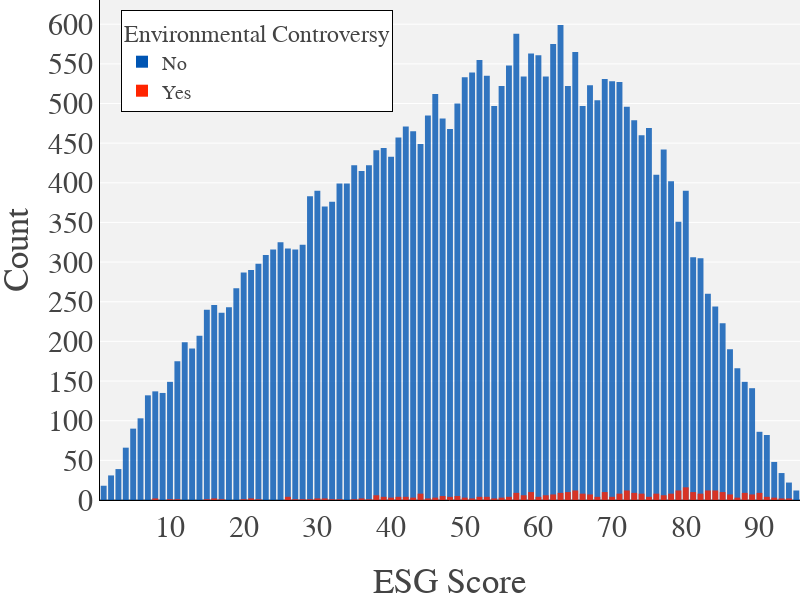

Write notebook code for a chart like this one.
### Code cell
# Plot Environmental Controversy by ESG Score
fig_environmental = px.bar(df_environmental_esg,y='ESG Controversies Score', x='ESG Score',
                           color='Environmental_controversy_binary', 
                           barmode = 'overlay', 
                           opacity=0.8, 
                           width=800, 
                           height=600)
#title='Environmental Controversy Count by ESG Scores', 

fig_environmental.update_yaxes(title = 'Count', dtick = 50)
fig_environmental.update_xaxes(title = 'ESG Score', dtick = 10)

fig_environmental.update_layout(legend_title="Environmental Controversy")

name_list = ['No', 'Yes']
for i,trace in enumerate (fig_environmental.data):
  trace.update(name=name_list[i])

fig_environmental.show()

fig_environmental.write_image("images/descriptives/environmental_by_esg_unlagged.png")

pio.write_image(fig_environmental, 'images/descriptives/environmental_by_esg_unlagged.png', scale=5, width=800, height=600)

### Figure 1 — Plotly figure (JSON) as saved in the notebook; plotly's stock layout.template omitted (floating-point values rounded to 4 significant figures)
{"data": [{"alignmentgroup": "True", "hovertemplate": "Environmental_controversy_binary=0<br>ESG Score=%{x}<br>ESG Controversies Score=%{y}<extra></extra>", "legendgroup": "0", "marker": {"color": "#0055B3", "opacity": 0.8, "pattern": {"shape": ""}}, "name": "No", "offsetgroup": "0", "orientation": "v", "showlegend": true, "textposition": "auto", "type": "bar", "x": [1, 2, 3, 4, 5, 6, 7, 8, 9, 10, 11, 12, 13, 14, 15, 16, 17, 18, 19, 20, 21, 22, 23, 24, 25, 26, 27, 28, 29, 30, 31, 32, 33, 34, 35, 36, 37, 38, 39, 40, 41, 42, 43, 44, 45, 46, 47, 48, 49, 50, 51, 52, 53, 54, 55, 56, 57, 58, 59, 60, 61, 62, 63, 64, 65, 66, 67, 68, 69, 70, 71, 72, 73, 74, 75, 76, 77, 78, 79, 80, 81, 82, 83, 84, 85, 86, 87, 88, 89, 90, 91, 92, 93, 94, 95], "xaxis": "x", "y": [18, 31, 39, 66, 90, 103, 132, 137, 135, 149, 175, 199, 191, 207, 240, 246, 236, 243, 267, 287, 290, 298, 309, 316, 325, 317, 316, 322, 383, 390, 370, 376, 399, 399, 422, 415, 422, 441, 444, 433, 457, 471, 465, 449, 485, 512, 481, 468, 500, 533, 539, 555, 535, 497, 522, 548, 588, 534, 563, 561, 534, 575, 599, 522, 565, 497, 523, 504, 531, 528, 527, 496, 479, 460, 469, 410, 442, 402, 351, 390, 306, 305, 260, 244, 223, 190, 166, 149, 141, 86, 82, 48, 34, 22, 12], "yaxis": "y"}, {"alignmentgroup": "True", "hovertemplate": "Environmental_controversy_binary=1<br>ESG Score=%{x}<br>ESG Controversies Score=%{y}<extra></extra>", "legendgroup": "1", "marker": {"color": "#FF2400", "opacity": 0.8, "pattern": {"shape": ""}}, "name": "Yes", "offsetgroup": "1", "orientation": "v", "showlegend": true, "textposition": "auto", "type": "bar", "x": [8, 10, 11, 15, 16, 17, 20, 21, 22, 26, 27, 28, 29, 30, 31, 32, 33, 35, 36, 37, 38, 39, 40, 41, 42, 43, 44, 45, 46, 47, 48, 49, 50, 51, 52, 53, 54, 55, 56, 57, 58, 59, 60, 61, 62, 63, 64, 65, 66, 67, 68, 69, 70, 71, 72, 73, 74, 75, 76, 77, 78, 79, 80, 81, 82, 83, 84, 85, 86, 87, 88, 89, 90, 91, 92, 93, 94], "xaxis": "x", "y": [2, 1, 1, 1, 2, 1, 1, 2, 1, 4, 1, 1, 1, 2, 2, 1, 1, 1, 2, 1, 6, 4, 3, 4, 4, 3, 8, 2, 3, 5, 4, 5, 3, 2, 4, 4, 2, 3, 4, 9, 6, 10, 4, 6, 7, 9, 10, 12, 8, 7, 4, 10, 4, 8, 12, 9, 8, 4, 8, 6, 8, 12, 16, 10, 8, 12, 12, 10, 7, 3, 9, 7, 9, 4, 3, 2, 2], "yaxis": "y"}], "layout": {"barmode": "overlay", "height": 600, "legend": {"title": {"text": "Environmental Controversy"}, "tracegroupgap": 0}, "width": 800, "xaxis": {"anchor": "y", "domain": [0, 1], "dtick": 10, "title": {"text": "ESG Score"}}, "yaxis": {"anchor": "x", "domain": [0, 1], "dtick": 50, "title": {"text": "Count"}}}}
